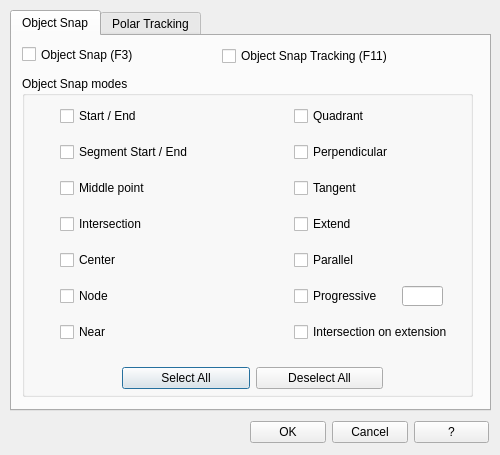
<?xml version="1.0" encoding="UTF-8"?>
<ui version="4.0">
 <class>DSettings_Dialog</class>
 <widget class="QDialog" name="DSettings_Dialog">
  <property name="windowModality">
   <enum>Qt::ApplicationModal</enum>
  </property>
  <property name="geometry">
   <rect>
    <x>0</x>
    <y>0</y>
    <width>500</width>
    <height>455</height>
   </rect>
  </property>
  <property name="minimumSize">
   <size>
    <width>500</width>
    <height>455</height>
   </size>
  </property>
  <property name="maximumSize">
   <size>
    <width>500</width>
    <height>455</height>
   </size>
  </property>
  <property name="mouseTracking">
   <bool>true</bool>
  </property>
  <property name="contextMenuPolicy">
   <enum>Qt::DefaultContextMenu</enum>
  </property>
  <property name="windowTitle">
   <string>QAD - Drawing settings</string>
  </property>
  <property name="modal">
   <bool>true</bool>
  </property>
  <widget class="QTabWidget" name="tabWidget">
   <property name="geometry">
    <rect>
     <x>10</x>
     <y>10</y>
     <width>481</width>
     <height>401</height>
    </rect>
   </property>
   <property name="currentIndex">
    <number>0</number>
   </property>
   <widget class="QWidget" name="tab_1">
    <attribute name="title">
     <string>Object Snap</string>
    </attribute>
    <widget class="QGroupBox" name="groupBox">
     <property name="geometry">
      <rect>
       <x>10</x>
       <y>40</y>
       <width>451</width>
       <height>321</height>
      </rect>
     </property>
     <property name="title">
      <string>Object Snap modes</string>
     </property>
     <widget class="QWidget" name="layoutWidget">
      <property name="geometry">
       <rect>
        <x>100</x>
        <y>290</y>
        <width>261</width>
        <height>25</height>
       </rect>
      </property>
      <layout class="QHBoxLayout" name="horizontalLayout_2">
       <item>
        <widget class="QPushButton" name="pushButton_SelectALL">
         <property name="text">
          <string>Select All</string>
         </property>
        </widget>
       </item>
       <item>
        <widget class="QPushButton" name="pushButton_DeSelectALL">
         <property name="text">
          <string>Deselect All</string>
         </property>
        </widget>
       </item>
      </layout>
     </widget>
     <widget class="QWidget" name="layoutWidget">
      <property name="geometry">
       <rect>
        <x>240</x>
        <y>20</y>
        <width>191</width>
        <height>261</height>
       </rect>
      </property>
      <layout class="QGridLayout" name="gridLayout">
       <item row="3" column="0">
        <widget class="QLabel" name="label_5">
         <property name="text">
          <string/>
         </property>
         <property name="pixmap">
          <pixmap resource="qad_dsettings.qrc">:/plugins/qad/icons/dsettings/OSNAP_EXTP.png</pixmap>
         </property>
        </widget>
       </item>
       <item row="4" column="0">
        <widget class="QLabel" name="label_13">
         <property name="text">
          <string/>
         </property>
         <property name="pixmap">
          <pixmap resource="qad_dsettings.qrc">:/plugins/qad/icons/dsettings/OSNAP_PARP.png</pixmap>
         </property>
        </widget>
       </item>
       <item row="5" column="0">
        <widget class="QLabel" name="label_14">
         <property name="text">
          <string/>
         </property>
         <property name="pixmap">
          <pixmap resource="qad_dsettings.qrc">:/plugins/qad/icons/dsettings/OSNAP_PROGP.png</pixmap>
         </property>
        </widget>
       </item>
       <item row="6" column="0">
        <widget class="QLabel" name="label_2">
         <property name="text">
          <string/>
         </property>
         <property name="pixmap">
          <pixmap resource="qad_dsettings.qrc">:/plugins/qad/icons/dsettings/OSNAP_EXTINT.png</pixmap>
         </property>
        </widget>
       </item>
       <item row="1" column="0">
        <widget class="QLabel" name="label_9">
         <property name="text">
          <string/>
         </property>
         <property name="pixmap">
          <pixmap resource="qad_dsettings.qrc">:/plugins/qad/icons/dsettings/OSNAP_PERP.png</pixmap>
         </property>
        </widget>
       </item>
       <item row="1" column="1">
        <widget class="QCheckBox" name="checkBox_PERP">
         <property name="toolTip">
          <string>&lt;!DOCTYPE HTML PUBLIC &quot;-//W3C//DTD HTML 4.0//EN&quot; &quot;http://www.w3.org/TR/REC-html40/strict.dtd&quot;&gt;
&lt;html&gt;&lt;head&gt;&lt;meta name=&quot;qrichtext&quot; content=&quot;1&quot; /&gt;&lt;style type=&quot;text/css&quot;&gt;
p, li { white-space: pre-wrap; }
&lt;/style&gt;&lt;/head&gt;&lt;body style=&quot; font-family:'MS Shell Dlg 2'; font-size:8.25pt; font-weight:400; font-style:normal;&quot;&gt;
&lt;p style=&quot; margin-top:12px; margin-bottom:12px; margin-left:0px; margin-right:0px; -qt-block-indent:0; text-indent:0px;&quot;&gt;Perpendicular OSnap: orthogonal projection of a given point on a segment.&lt;/p&gt;
&lt;p style=&quot; margin-top:12px; margin-bottom:12px; margin-left:0px; margin-right:0px; -qt-block-indent:0; text-indent:0px;&quot;&gt;&lt;img src=&quot;:/plugins/qad/icons/dsettings/OSNAP_ToolTIP_PERP.png&quot; /&gt;&lt;/p&gt;&lt;/body&gt;&lt;/html&gt;</string>
         </property>
         <property name="text">
          <string>Perpendicular</string>
         </property>
         <property name="tristate">
          <bool>false</bool>
         </property>
        </widget>
       </item>
       <item row="2" column="0">
        <widget class="QLabel" name="label_10">
         <property name="text">
          <string/>
         </property>
         <property name="pixmap">
          <pixmap resource="qad_dsettings.qrc">:/plugins/qad/icons/dsettings/OSNAP_TANP.png</pixmap>
         </property>
        </widget>
       </item>
       <item row="2" column="1">
        <widget class="QCheckBox" name="checkBox_TANP">
         <property name="toolTip">
          <string>&lt;!DOCTYPE HTML PUBLIC &quot;-//W3C//DTD HTML 4.0//EN&quot; &quot;http://www.w3.org/TR/REC-html40/strict.dtd&quot;&gt;
&lt;html&gt;&lt;head&gt;&lt;meta name=&quot;qrichtext&quot; content=&quot;1&quot; /&gt;&lt;style type=&quot;text/css&quot;&gt;
p, li { white-space: pre-wrap; }
&lt;/style&gt;&lt;/head&gt;&lt;body style=&quot; font-family:'MS Shell Dlg 2'; font-size:8.25pt; font-weight:400; font-style:normal;&quot;&gt;
&lt;p style=&quot; margin-top:12px; margin-bottom:12px; margin-left:0px; margin-right:0px; -qt-block-indent:0; text-indent:0px;&quot;&gt;tangent point on a curve of a line passing through a given point.&lt;/p&gt;
&lt;p style=&quot; margin-top:12px; margin-bottom:12px; margin-left:0px; margin-right:0px; -qt-block-indent:0; text-indent:0px;&quot;&gt;&lt;img src=&quot;:/plugins/qad/icons/dsettings/OSNAP_ToolTIP_TANP.png&quot; /&gt;&lt;/p&gt;&lt;/body&gt;&lt;/html&gt;</string>
         </property>
         <property name="text">
          <string>Tangent</string>
         </property>
         <property name="tristate">
          <bool>false</bool>
         </property>
        </widget>
       </item>
       <item row="3" column="1">
        <widget class="QCheckBox" name="checkBox_EXTP">
         <property name="toolTip">
          <string>&lt;!DOCTYPE HTML PUBLIC &quot;-//W3C//DTD HTML 4.0//EN&quot; &quot;http://www.w3.org/TR/REC-html40/strict.dtd&quot;&gt;
&lt;html&gt;&lt;head&gt;&lt;meta name=&quot;qrichtext&quot; content=&quot;1&quot; /&gt;&lt;style type=&quot;text/css&quot;&gt;
p, li { white-space: pre-wrap; }
&lt;/style&gt;&lt;/head&gt;&lt;body style=&quot; font-family:'MS Shell Dlg 2'; font-size:8.25pt; font-weight:400; font-style:normal;&quot;&gt;
&lt;p style=&quot; margin-top:12px; margin-bottom:12px; margin-left:0px; margin-right:0px; -qt-block-indent:0; text-indent:0px;&quot;&gt;Extension OSnap: point on the segment extension until the cursor position.&lt;/p&gt;
&lt;p style=&quot; margin-top:12px; margin-bottom:12px; margin-left:0px; margin-right:0px; -qt-block-indent:0; text-indent:0px;&quot;&gt;&lt;img src=&quot;:/plugins/qad/icons/dsettings/OSNAP_ToolTIP_EXTP.png&quot; /&gt;&lt;/p&gt;&lt;/body&gt;&lt;/html&gt;</string>
         </property>
         <property name="text">
          <string>Extend</string>
         </property>
         <property name="tristate">
          <bool>false</bool>
         </property>
        </widget>
       </item>
       <item row="4" column="1">
        <widget class="QCheckBox" name="checkBox_PARALP">
         <property name="toolTip">
          <string>&lt;!DOCTYPE HTML PUBLIC &quot;-//W3C//DTD HTML 4.0//EN&quot; &quot;http://www.w3.org/TR/REC-html40/strict.dtd&quot;&gt;
&lt;html&gt;&lt;head&gt;&lt;meta name=&quot;qrichtext&quot; content=&quot;1&quot; /&gt;&lt;style type=&quot;text/css&quot;&gt;
p, li { white-space: pre-wrap; }
&lt;/style&gt;&lt;/head&gt;&lt;body style=&quot; font-family:'MS Shell Dlg 2'; font-size:8.25pt; font-weight:400; font-style:normal;&quot;&gt;
&lt;p style=&quot; margin-top:12px; margin-bottom:12px; margin-left:0px; margin-right:0px; -qt-block-indent:0; text-indent:0px;&quot;&gt;&lt;span style=&quot; font-size:8pt;&quot;&gt;Parallel OSnap: point on a line, passing through a given point, parallel to a segment.&lt;/span&gt;&lt;/p&gt;
&lt;p style=&quot; margin-top:12px; margin-bottom:12px; margin-left:0px; margin-right:0px; -qt-block-indent:0; text-indent:0px;&quot;&gt;&lt;img src=&quot;:/plugins/qad/icons/dsettings/OSNAP_ToolTIP_PARLP.png&quot; /&gt;&lt;/p&gt;&lt;/body&gt;&lt;/html&gt;</string>
         </property>
         <property name="text">
          <string>Parallel</string>
         </property>
         <property name="tristate">
          <bool>false</bool>
         </property>
        </widget>
       </item>
       <item row="5" column="1">
        <widget class="QCheckBox" name="checkBox_PROGRESP">
         <property name="toolTip">
          <string>&lt;!DOCTYPE HTML PUBLIC &quot;-//W3C//DTD HTML 4.0//EN&quot; &quot;http://www.w3.org/TR/REC-html40/strict.dtd&quot;&gt;
&lt;html&gt;&lt;head&gt;&lt;meta name=&quot;qrichtext&quot; content=&quot;1&quot; /&gt;&lt;style type=&quot;text/css&quot;&gt;
p, li { white-space: pre-wrap; }
&lt;/style&gt;&lt;/head&gt;&lt;body style=&quot; font-family:'MS Shell Dlg 2'; font-size:8.25pt; font-weight:400; font-style:normal;&quot;&gt;
&lt;p style=&quot; margin-top:12px; margin-bottom:12px; margin-left:0px; margin-right:0px; -qt-block-indent:0; text-indent:0px;&quot;&gt;&lt;span style=&quot; font-size:8pt;&quot;&gt;Progressive OSnap: point at a given distance along a geometry line: from a vertex we can set a point at a distance measured along the geometry line.&lt;/span&gt;&lt;/p&gt;
&lt;p style=&quot; margin-top:12px; margin-bottom:12px; margin-left:0px; margin-right:0px; -qt-block-indent:0; text-indent:0px;&quot;&gt;&lt;img src=&quot;:/plugins/qad/icons/dsettings/OSNAP_ToolTIP_PROGRESP.png&quot; /&gt;&lt;/p&gt;&lt;/body&gt;&lt;/html&gt;</string>
         </property>
         <property name="text">
          <string>Progressive</string>
         </property>
         <property name="tristate">
          <bool>false</bool>
         </property>
        </widget>
       </item>
       <item row="6" column="1">
        <widget class="QCheckBox" name="checkBox_EXT_INT">
         <property name="toolTip">
          <string>&lt;!DOCTYPE HTML PUBLIC &quot;-//W3C//DTD HTML 4.0//EN&quot; &quot;http://www.w3.org/TR/REC-html40/strict.dtd&quot;&gt;
&lt;html&gt;&lt;head&gt;&lt;meta name=&quot;qrichtext&quot; content=&quot;1&quot; /&gt;&lt;style type=&quot;text/css&quot;&gt;
p, li { white-space: pre-wrap; }
&lt;/style&gt;&lt;/head&gt;&lt;body style=&quot; font-family:'MS Shell Dlg 2'; font-size:8.25pt; font-weight:400; font-style:normal;&quot;&gt;
&lt;p style=&quot; margin-top:12px; margin-bottom:12px; margin-left:0px; margin-right:0px; -qt-block-indent:0; text-indent:0px;&quot;&gt;&lt;span style=&quot; font-size:8pt;&quot;&gt;Intersection on extension OSnap: intersection point of the extensions of two segments.&lt;/span&gt;&lt;/p&gt;
&lt;p style=&quot; margin-top:12px; margin-bottom:12px; margin-left:0px; margin-right:0px; -qt-block-indent:0; text-indent:0px;&quot;&gt;&lt;img src=&quot;:/plugins/qad/icons/dsettings/OSNAP_ToolTIP_EXTINT.png&quot; /&gt;&lt;/p&gt;&lt;/body&gt;&lt;/html&gt;</string>
         </property>
         <property name="text">
          <string>Intersection on extension</string>
         </property>
        </widget>
       </item>
       <item row="0" column="1">
        <widget class="QCheckBox" name="checkBox_QUADP">
         <property name="toolTip">
          <string>&lt;!DOCTYPE HTML PUBLIC &quot;-//W3C//DTD HTML 4.0//EN&quot; &quot;http://www.w3.org/TR/REC-html40/strict.dtd&quot;&gt;
&lt;html&gt;&lt;head&gt;&lt;meta name=&quot;qrichtext&quot; content=&quot;1&quot; /&gt;&lt;style type=&quot;text/css&quot;&gt;
p, li { white-space: pre-wrap; }
&lt;/style&gt;&lt;/head&gt;&lt;body style=&quot; font-family:'MS Shell Dlg 2'; font-size:8.25pt; font-weight:400; font-style:normal;&quot;&gt;
&lt;p style=&quot; margin-top:12px; margin-bottom:12px; margin-left:0px; margin-right:0px; -qt-block-indent:0; text-indent:0px;&quot;&gt;Quadrant OSnap: intersections of the cartesian axis with a circumference of a circle or an arc.&lt;/p&gt;
&lt;p style=&quot; margin-top:12px; margin-bottom:12px; margin-left:0px; margin-right:0px; -qt-block-indent:0; text-indent:0px;&quot;&gt;&lt;img src=&quot;:/plugins/qad/icons/dsettings/OSNAP_ToolTIP_QUADP.png&quot; /&gt;&lt;/p&gt;&lt;/body&gt;&lt;/html&gt;</string>
         </property>
         <property name="text">
          <string>Quadrant</string>
         </property>
         <property name="tristate">
          <bool>false</bool>
         </property>
        </widget>
       </item>
       <item row="0" column="0">
        <widget class="QLabel" name="label_3">
         <property name="text">
          <string/>
         </property>
         <property name="pixmap">
          <pixmap resource="qad_dsettings.qrc">:/plugins/qad/icons/dsettings/OSNAP_QUADP.png</pixmap>
         </property>
        </widget>
       </item>
      </layout>
     </widget>
     <widget class="QLineEdit" name="lineEdit_ProgrDistance">
      <property name="geometry">
       <rect>
        <x>380</x>
        <y>210</y>
        <width>41</width>
        <height>20</height>
       </rect>
      </property>
     </widget>
     <widget class="QWidget" name="layoutWidget">
      <property name="geometry">
       <rect>
        <x>10</x>
        <y>20</y>
        <width>161</width>
        <height>261</height>
       </rect>
      </property>
      <layout class="QGridLayout" name="gridLayout_2" columnstretch="0,0">
       <property name="sizeConstraint">
        <enum>QLayout::SetMinimumSize</enum>
       </property>
       <item row="0" column="1">
        <widget class="QCheckBox" name="checkBox_END_PLINE">
         <property name="toolTip">
          <string>&lt;!DOCTYPE HTML PUBLIC &quot;-//W3C//DTD HTML 4.0//EN&quot; &quot;http://www.w3.org/TR/REC-html40/strict.dtd&quot;&gt;
&lt;html&gt;&lt;head&gt;&lt;meta name=&quot;qrichtext&quot; content=&quot;1&quot; /&gt;&lt;style type=&quot;text/css&quot;&gt;
p, li { white-space: pre-wrap; }
&lt;/style&gt;&lt;/head&gt;&lt;body style=&quot; font-family:'MS Shell Dlg 2'; font-size:8.25pt; font-weight:400; font-style:normal;&quot;&gt;
&lt;p style=&quot; margin-top:12px; margin-bottom:12px; margin-left:0px; margin-right:0px; -qt-block-indent:0; text-indent:0px;&quot;&gt;&lt;span style=&quot; font-size:8pt;&quot;&gt;Start / End OSnap: starting and ending vertices of a linear geometry.&lt;/span&gt;&lt;/p&gt;
&lt;p style=&quot; margin-top:12px; margin-bottom:12px; margin-left:0px; margin-right:0px; -qt-block-indent:0; text-indent:0px;&quot;&gt;&lt;img src=&quot;:/plugins/qad/icons/dsettings/OSNAP_ToolTIP_END_PLINE.png&quot; /&gt;&lt;/p&gt;&lt;/body&gt;&lt;/html&gt;</string>
         </property>
         <property name="text">
          <string>Start / End</string>
         </property>
        </widget>
       </item>
       <item row="1" column="0">
        <widget class="QLabel" name="label_ENDP">
         <property name="text">
          <string/>
         </property>
         <property name="pixmap">
          <pixmap resource="qad_dsettings.qrc">:/plugins/qad/icons/dsettings/OSNAP_ENDP.png</pixmap>
         </property>
        </widget>
       </item>
       <item row="1" column="1">
        <widget class="QCheckBox" name="checkBox_ENDP">
         <property name="toolTip">
          <string comment="aa" extracomment="aa">&lt;!DOCTYPE HTML PUBLIC &quot;-//W3C//DTD HTML 4.0//EN&quot; &quot;http://www.w3.org/TR/REC-html40/strict.dtd&quot;&gt;
&lt;html&gt;&lt;head&gt;&lt;meta name=&quot;qrichtext&quot; content=&quot;1&quot; /&gt;&lt;style type=&quot;text/css&quot;&gt;
p, li { white-space: pre-wrap; }
&lt;/style&gt;&lt;/head&gt;&lt;body style=&quot; font-family:'MS Shell Dlg 2'; font-size:8.25pt; font-weight:400; font-style:normal;&quot;&gt;
&lt;p style=&quot; margin-top:12px; margin-bottom:12px; margin-left:0px; margin-right:0px; -qt-block-indent:0; text-indent:0px;&quot;&gt;Start / End segment OSnap: starting and ending vertices of each segment of a geometry.&lt;/p&gt;
&lt;p style=&quot; margin-top:12px; margin-bottom:12px; margin-left:0px; margin-right:0px; -qt-block-indent:0; text-indent:0px;&quot;&gt;&lt;img src=&quot;:/plugins/qad/icons/dsettings/OSNAP_ToolTIP_ENDP.png&quot; /&gt;&lt;/p&gt;&lt;/body&gt;&lt;/html&gt;</string>
         </property>
         <property name="text">
          <string>Segment Start / End</string>
         </property>
         <property name="tristate">
          <bool>false</bool>
         </property>
        </widget>
       </item>
       <item row="2" column="0">
        <widget class="QLabel" name="label_MIDP">
         <property name="text">
          <string/>
         </property>
         <property name="pixmap">
          <pixmap resource="qad_dsettings.qrc">:/plugins/qad/icons/dsettings/OSNAP_MEDP.png</pixmap>
         </property>
        </widget>
       </item>
       <item row="2" column="1">
        <widget class="QCheckBox" name="checkBox_MIDP">
         <property name="toolTip">
          <string>&lt;!DOCTYPE HTML PUBLIC &quot;-//W3C//DTD HTML 4.0//EN&quot; &quot;http://www.w3.org/TR/REC-html40/strict.dtd&quot;&gt;
&lt;html&gt;&lt;head&gt;&lt;meta name=&quot;qrichtext&quot; content=&quot;1&quot; /&gt;&lt;style type=&quot;text/css&quot;&gt;
p, li { white-space: pre-wrap; }
&lt;/style&gt;&lt;/head&gt;&lt;body style=&quot; font-family:'MS Shell Dlg 2'; font-size:8.25pt; font-weight:400; font-style:normal;&quot;&gt;
&lt;p style=&quot; margin-top:12px; margin-bottom:12px; margin-left:0px; margin-right:0px; -qt-block-indent:0; text-indent:0px;&quot;&gt;Middle point OSnap: middle point of each segment of a geometry.&lt;/p&gt;
&lt;p style=&quot; margin-top:12px; margin-bottom:12px; margin-left:0px; margin-right:0px; -qt-block-indent:0; text-indent:0px;&quot;&gt;&lt;img src=&quot;:/plugins/qad/icons/dsettings/OSNAP_ToolTIP_MIDP.png&quot; /&gt;&lt;/p&gt;&lt;/body&gt;&lt;/html&gt;</string>
         </property>
         <property name="text">
          <string>Middle point</string>
         </property>
         <property name="tristate">
          <bool>false</bool>
         </property>
        </widget>
       </item>
       <item row="3" column="0">
        <widget class="QLabel" name="label_4">
         <property name="text">
          <string/>
         </property>
         <property name="pixmap">
          <pixmap resource="qad_dsettings.qrc">:/plugins/qad/icons/dsettings/OSNAP_INTP.png</pixmap>
         </property>
        </widget>
       </item>
       <item row="3" column="1">
        <widget class="QCheckBox" name="checkBox_INTP">
         <property name="toolTip">
          <string>&lt;!DOCTYPE HTML PUBLIC &quot;-//W3C//DTD HTML 4.0//EN&quot; &quot;http://www.w3.org/TR/REC-html40/strict.dtd&quot;&gt;
&lt;html&gt;&lt;head&gt;&lt;meta name=&quot;qrichtext&quot; content=&quot;1&quot; /&gt;&lt;style type=&quot;text/css&quot;&gt;
p, li { white-space: pre-wrap; }
&lt;/style&gt;&lt;/head&gt;&lt;body style=&quot; font-family:'MS Shell Dlg 2'; font-size:8.25pt; font-weight:400; font-style:normal;&quot;&gt;
&lt;p style=&quot; margin-top:12px; margin-bottom:12px; margin-left:0px; margin-right:0px; -qt-block-indent:0; text-indent:0px;&quot;&gt;Intersection OSnap: intersection between two segments.&lt;/p&gt;
&lt;p style=&quot; margin-top:12px; margin-bottom:12px; margin-left:0px; margin-right:0px; -qt-block-indent:0; text-indent:0px;&quot;&gt;&lt;img src=&quot;:/plugins/qad/icons/dsettings/OSNAP_ToolTIP_INTP.png&quot; /&gt;&lt;/p&gt;&lt;/body&gt;&lt;/html&gt;</string>
         </property>
         <property name="text">
          <string>Intersection</string>
         </property>
         <property name="tristate">
          <bool>false</bool>
         </property>
        </widget>
       </item>
       <item row="4" column="0">
        <widget class="QLabel" name="label_6">
         <property name="text">
          <string/>
         </property>
         <property name="pixmap">
          <pixmap resource="qad_dsettings.qrc">:/plugins/qad/icons/dsettings/OSNAP_CENP.png</pixmap>
         </property>
        </widget>
       </item>
       <item row="4" column="1">
        <widget class="QCheckBox" name="checkBox_CENP">
         <property name="toolTip">
          <string>&lt;!DOCTYPE HTML PUBLIC &quot;-//W3C//DTD HTML 4.0//EN&quot; &quot;http://www.w3.org/TR/REC-html40/strict.dtd&quot;&gt;
&lt;html&gt;&lt;head&gt;&lt;meta name=&quot;qrichtext&quot; content=&quot;1&quot; /&gt;&lt;style type=&quot;text/css&quot;&gt;
p, li { white-space: pre-wrap; }
&lt;/style&gt;&lt;/head&gt;&lt;body style=&quot; font-family:'MS Shell Dlg 2'; font-size:8.25pt; font-weight:400; font-style:normal;&quot;&gt;
&lt;p style=&quot; margin-top:12px; margin-bottom:12px; margin-left:0px; margin-right:0px; -qt-block-indent:0; text-indent:0px;&quot;&gt;Center OSnap: center of a circle or arc or centroid of an areal geometry.&lt;/p&gt;
&lt;p style=&quot; margin-top:12px; margin-bottom:12px; margin-left:0px; margin-right:0px; -qt-block-indent:0; text-indent:0px;&quot;&gt;&lt;img src=&quot;:/plugins/qad/icons/dsettings/OSNAP_ToolTIP_CENP.png&quot; /&gt;&lt;/p&gt;&lt;/body&gt;&lt;/html&gt;</string>
         </property>
         <property name="text">
          <string>Center</string>
         </property>
         <property name="tristate">
          <bool>false</bool>
         </property>
        </widget>
       </item>
       <item row="5" column="0">
        <widget class="QLabel" name="label_7">
         <property name="text">
          <string/>
         </property>
         <property name="pixmap">
          <pixmap resource="qad_dsettings.qrc">:/plugins/qad/icons/dsettings/OSNAP_NODP.png</pixmap>
         </property>
         <property name="scaledContents">
          <bool>false</bool>
         </property>
        </widget>
       </item>
       <item row="5" column="1">
        <widget class="QCheckBox" name="checkBox_NODP">
         <property name="toolTip">
          <string>&lt;!DOCTYPE HTML PUBLIC &quot;-//W3C//DTD HTML 4.0//EN&quot; &quot;http://www.w3.org/TR/REC-html40/strict.dtd&quot;&gt;
&lt;html&gt;&lt;head&gt;&lt;meta name=&quot;qrichtext&quot; content=&quot;1&quot; /&gt;&lt;style type=&quot;text/css&quot;&gt;
p, li { white-space: pre-wrap; }
&lt;/style&gt;&lt;/head&gt;&lt;body style=&quot; font-family:'MS Shell Dlg 2'; font-size:8.25pt; font-weight:400; font-style:normal;&quot;&gt;
&lt;p style=&quot; margin-top:12px; margin-bottom:12px; margin-left:0px; margin-right:0px; -qt-block-indent:0; text-indent:0px;&quot;&gt;Node OSnap: coordinate of a punctual geometry.&lt;/p&gt;
&lt;p style=&quot; margin-top:12px; margin-bottom:12px; margin-left:0px; margin-right:0px; -qt-block-indent:0; text-indent:0px;&quot;&gt;&lt;img src=&quot;:/plugins/qad/icons/dsettings/OSNAP_ToolTIP_NODP.png&quot; /&gt;&lt;/p&gt;&lt;/body&gt;&lt;/html&gt;</string>
         </property>
         <property name="text">
          <string>Node</string>
         </property>
         <property name="tristate">
          <bool>false</bool>
         </property>
        </widget>
       </item>
       <item row="6" column="0">
        <widget class="QLabel" name="label_11">
         <property name="text">
          <string/>
         </property>
         <property name="pixmap">
          <pixmap resource="qad_dsettings.qrc">:/plugins/qad/icons/dsettings/OSNAP_NEARP.png</pixmap>
         </property>
        </widget>
       </item>
       <item row="6" column="1">
        <widget class="QCheckBox" name="checkBox_NEARP">
         <property name="toolTip">
          <string>&lt;!DOCTYPE HTML PUBLIC &quot;-//W3C//DTD HTML 4.0//EN&quot; &quot;http://www.w3.org/TR/REC-html40/strict.dtd&quot;&gt;
&lt;html&gt;&lt;head&gt;&lt;meta name=&quot;qrichtext&quot; content=&quot;1&quot; /&gt;&lt;style type=&quot;text/css&quot;&gt;
p, li { white-space: pre-wrap; }
&lt;/style&gt;&lt;/head&gt;&lt;body style=&quot; font-family:'MS Shell Dlg 2'; font-size:8.25pt; font-weight:400; font-style:normal;&quot;&gt;
&lt;p style=&quot; margin-top:12px; margin-bottom:12px; margin-left:0px; margin-right:0px; -qt-block-indent:0; text-indent:0px;&quot;&gt;Near OSnap: point of a segment close to the cursor position.&lt;/p&gt;
&lt;p style=&quot; margin-top:12px; margin-bottom:12px; margin-left:0px; margin-right:0px; -qt-block-indent:0; text-indent:0px;&quot;&gt;&lt;img src=&quot;:/plugins/qad/icons/dsettings/OSNAP_ToolTIP_NEARP.png&quot; /&gt;&lt;/p&gt;&lt;/body&gt;&lt;/html&gt;</string>
         </property>
         <property name="text">
          <string>Near</string>
         </property>
         <property name="tristate">
          <bool>false</bool>
         </property>
        </widget>
       </item>
       <item row="0" column="0">
        <widget class="QLabel" name="label_8">
         <property name="text">
          <string/>
         </property>
         <property name="pixmap">
          <pixmap resource="qad_dsettings.qrc">:/plugins/qad/icons/dsettings/OSNAP_ENDP.png</pixmap>
         </property>
        </widget>
       </item>
      </layout>
     </widget>
    </widget>
    <widget class="QCheckBox" name="checkBox_IsOsnapON">
     <property name="geometry">
      <rect>
       <x>10</x>
       <y>10</y>
       <width>191</width>
       <height>17</height>
      </rect>
     </property>
     <property name="toolTip">
      <string>&lt;html&gt;&lt;head/&gt;&lt;body&gt;&lt;p&gt;Turns object snap on and off. The selected object snap modes are active when the object snap is activated (system variable OSMODE).&lt;/p&gt;&lt;/body&gt;&lt;/html&gt;</string>
     </property>
     <property name="text">
      <string>Object Snap (F3)</string>
     </property>
    </widget>
    <widget class="QCheckBox" name="checkBox_ObjectSnapTracking">
     <property name="geometry">
      <rect>
       <x>210</x>
       <y>10</y>
       <width>251</width>
       <height>20</height>
      </rect>
     </property>
     <property name="toolTip">
      <string>&lt;html&gt;&lt;head/&gt;&lt;body&gt;&lt;p&gt;Turns object snap tracking on and off. Using the object snap tracking, the cursor can track along alignment paths that are based on object snap points. To use the object snap tracking, select one or more object snap (system variable AUTOSNAP).&lt;/p&gt;&lt;/body&gt;&lt;/html&gt;</string>
     </property>
     <property name="text">
      <string>Object Snap Tracking (F11)</string>
     </property>
    </widget>
   </widget>
   <widget class="QWidget" name="tab_2">
    <attribute name="title">
     <string>Polar Tracking</string>
    </attribute>
    <widget class="QCheckBox" name="checkBox_PolarPickPoint">
     <property name="geometry">
      <rect>
       <x>10</x>
       <y>10</y>
       <width>171</width>
       <height>17</height>
      </rect>
     </property>
     <property name="toolTip">
      <string>Turns polar tracking on and off (system variable AUTOSNAP).</string>
     </property>
     <property name="text">
      <string>Polar Tracking (F10)</string>
     </property>
    </widget>
    <widget class="QGroupBox" name="groupBox_PolarAngleSettings">
     <property name="geometry">
      <rect>
       <x>10</x>
       <y>40</y>
       <width>151</width>
       <height>71</height>
      </rect>
     </property>
     <property name="title">
      <string>Polar angle settings</string>
     </property>
     <widget class="QLabel" name="label_12">
      <property name="geometry">
       <rect>
        <x>10</x>
        <y>20</y>
        <width>121</width>
        <height>16</height>
       </rect>
      </property>
      <property name="text">
       <string>Increment angle:</string>
      </property>
     </widget>
     <widget class="QComboBox" name="comboBox_increment_angle">
      <property name="geometry">
       <rect>
        <x>10</x>
        <y>40</y>
        <width>131</width>
        <height>22</height>
       </rect>
      </property>
      <property name="editable">
       <bool>true</bool>
      </property>
     </widget>
    </widget>
    <widget class="QGroupBox" name="groupBox_OsnapPolarOrtho">
     <property name="geometry">
      <rect>
       <x>190</x>
       <y>40</y>
       <width>271</width>
       <height>71</height>
      </rect>
     </property>
     <property name="title">
      <string>Object Snap Tracking Settings</string>
     </property>
     <widget class="QRadioButton" name="radioButton_OsnapOrtho">
      <property name="geometry">
       <rect>
        <x>10</x>
        <y>30</y>
        <width>251</width>
        <height>17</height>
       </rect>
      </property>
      <property name="toolTip">
       <string>Displays only orthogonal (horizontal/vertical) object snap tracking paths for acquired object snap points when object snap tracking is on (POLARMODE system variable).</string>
      </property>
      <property name="text">
       <string>Track orthogonally only</string>
      </property>
     </widget>
     <widget class="QRadioButton" name="radioButton_OsnapPolarAngle">
      <property name="geometry">
       <rect>
        <x>10</x>
        <y>50</y>
        <width>251</width>
        <height>16</height>
       </rect>
      </property>
      <property name="toolTip">
       <string>Applies polar tracking settings to object snap tracking. When you use object snap tracking, the cursor tracks along polar alignment angles from acquired object snap points (POLARMODE system variable).</string>
      </property>
      <property name="text">
       <string>Track using polar angle settings</string>
      </property>
     </widget>
    </widget>
    <widget class="QGroupBox" name="groupBox_OsnapPolarMeasurement">
     <property name="geometry">
      <rect>
       <x>190</x>
       <y>120</y>
       <width>271</width>
       <height>71</height>
      </rect>
     </property>
     <property name="title">
      <string>Polar Angle measurement</string>
     </property>
     <widget class="QRadioButton" name="radioButton_OsnapPolarAbolute">
      <property name="geometry">
       <rect>
        <x>10</x>
        <y>30</y>
        <width>251</width>
        <height>17</height>
       </rect>
      </property>
      <property name="toolTip">
       <string>Bases polar tracking angles on the current user coordinate system.</string>
      </property>
      <property name="text">
       <string>Absolute</string>
      </property>
     </widget>
     <widget class="QRadioButton" name="radioButton_OsnapPolarRelative">
      <property name="geometry">
       <rect>
        <x>10</x>
        <y>50</y>
        <width>251</width>
        <height>17</height>
       </rect>
      </property>
      <property name="toolTip">
       <string>Bases polar tracking angles on the last segment drawn.</string>
      </property>
      <property name="text">
       <string>Relative to last segment</string>
      </property>
     </widget>
    </widget>
   </widget>
  </widget>
  <widget class="QWidget" name="layoutWidget">
   <property name="geometry">
    <rect>
     <x>250</x>
     <y>420</y>
     <width>239</width>
     <height>25</height>
    </rect>
   </property>
   <layout class="QHBoxLayout" name="horizontalLayout">
    <item>
     <widget class="QPushButton" name="okButton">
      <property name="text">
       <string>OK</string>
      </property>
     </widget>
    </item>
    <item>
     <widget class="QPushButton" name="cancelButton">
      <property name="text">
       <string>Cancel</string>
      </property>
     </widget>
    </item>
    <item>
     <widget class="QPushButton" name="pushButton_HELP">
      <property name="text">
       <string>?</string>
      </property>
     </widget>
    </item>
   </layout>
  </widget>
 </widget>
 <resources>
  <include location="qad_dsettings.qrc"/>
 </resources>
 <connections>
  <connection>
   <sender>pushButton_DeSelectALL</sender>
   <signal>pressed()</signal>
   <receiver>DSettings_Dialog</receiver>
   <slot>ButtonDeselectALL_Pressed()</slot>
   <hints>
    <hint type="sourcelabel">
     <x>305</x>
     <y>385</y>
    </hint>
    <hint type="destinationlabel">
     <x>439</x>
     <y>0</y>
    </hint>
   </hints>
  </connection>
  <connection>
   <sender>pushButton_SelectALL</sender>
   <signal>pressed()</signal>
   <receiver>DSettings_Dialog</receiver>
   <slot>ButtonSelectALL_Pressed()</slot>
   <hints>
    <hint type="sourcelabel">
     <x>171</x>
     <y>385</y>
    </hint>
    <hint type="destinationlabel">
     <x>436</x>
     <y>0</y>
    </hint>
   </hints>
  </connection>
  <connection>
   <sender>pushButton_HELP</sender>
   <signal>clicked()</signal>
   <receiver>DSettings_Dialog</receiver>
   <slot>ButtonHELP_Pressed()</slot>
   <hints>
    <hint type="sourcelabel">
     <x>391</x>
     <y>439</y>
    </hint>
    <hint type="destinationlabel">
     <x>372</x>
     <y>426</y>
    </hint>
   </hints>
  </connection>
  <connection>
   <sender>okButton</sender>
   <signal>clicked()</signal>
   <receiver>DSettings_Dialog</receiver>
   <slot>ButtonBOX_Accepted()</slot>
   <hints>
    <hint type="sourcelabel">
     <x>64</x>
     <y>433</y>
    </hint>
    <hint type="destinationlabel">
     <x>8</x>
     <y>418</y>
    </hint>
   </hints>
  </connection>
  <connection>
   <sender>cancelButton</sender>
   <signal>clicked()</signal>
   <receiver>DSettings_Dialog</receiver>
   <slot>reject()</slot>
   <hints>
    <hint type="sourcelabel">
     <x>142</x>
     <y>428</y>
    </hint>
    <hint type="destinationlabel">
     <x>136</x>
     <y>413</y>
    </hint>
   </hints>
  </connection>
 </connections>
 <slots>
  <slot>ButtonSelectALL_Pressed()</slot>
  <slot>ButtonDeselectALL_Pressed()</slot>
  <slot>ButtonBOX_Accepted()</slot>
  <slot>Hovered_Cursor_ENDP()</slot>
  <slot>Hovered_Cursor_MIDP()</slot>
  <slot>ContextMenu_Activated_ENDP()</slot>
  <slot>MainTabChanged()</slot>
  <slot>ButtonHELP_Pressed()</slot>
 </slots>
</ui>
